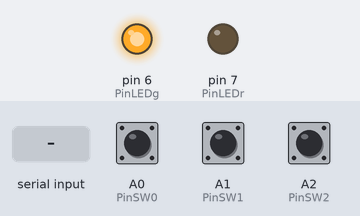
Recording of a sketch running on a simulated Arduino Uno, built with avr-gcc and run on an emulated ATmega328P. On the bench: output pins drawn as LEDs (lit = HIGH). Inputs (shaded band) come from the test bench; at power-on: A0 (PinSW0) LOW, A1 (PinSW1) LOW, A2 (PinSW2) LOW. What the sketch prints to the serial monitor is not drawn.

Above: at 0.3 s.
At 2.0 s:
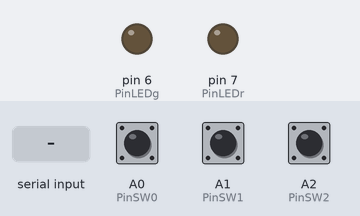
2.1 s: "1" received over the second serial link
Timing chart, 0 to 5.1 s (numbered marks = the images above; inputs shaded):
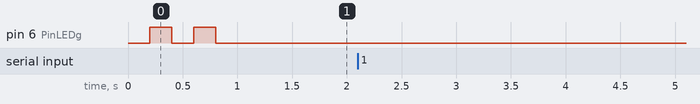

The sketch:

mega328rs232to485.ino
```cpp
#include <SoftwareSerial.h>

#define DEBUG_MODE

#define PinLEDg         6
#define PinLEDr         7

//==========================================================================
//             RS485
//==========================================================================
#define SSerialRX        10  //Serial Receive pin // RO
#define SSerialTX        8  //Serial Transmit pin // DI

#define SSerialTxControl1 9   //RS485 Direction control // DE

#define RS485Transmit    HIGH
#define RS485Receive     LOW

SoftwareSerial RS485Serial(SSerialRX, SSerialTX); // RX, TX

//==========================================================================
//             RS485
//==========================================================================
//==========================================================================
//             SWITCHER
//==========================================================================

#define PinSW0         A0
#define PinSW1         A1
#define PinSW2         A2
#define PinSW3         A3

long getSelectedBoud(){
  long BOUDS[8] =  {600, 1200, 2400, 4800, 9600, 19200, 38400, 57600};
  char bpos = 0;

  if (digitalRead(PinSW0) == HIGH){
    bpos += 1;
  }
  if (digitalRead(PinSW1) == HIGH){
    bpos += 2;
  }
  if (digitalRead(PinSW2) == HIGH){
    bpos += 4;
  }

  for (char i = 0; i < bpos+1; i++){
    digitalWrite(PinLEDg, LOW);
    delay(200);
    digitalWrite(PinLEDg, HIGH);
    delay(200);
  }
  digitalWrite(PinLEDg, LOW);

  return BOUDS[bpos];
}

//==========================================================================
//             SWITCHER
//==========================================================================

void setup() {
  // put your setup code here, to run once:

  // init PINS
  pinMode(PinLEDg, OUTPUT);
  pinMode(PinLEDr, OUTPUT);

  pinMode(PinSW0, INPUT);
  pinMode(PinSW1, INPUT);
  pinMode(PinSW2, INPUT);
  pinMode(PinSW3, INPUT);

  // RS485
  pinMode(SSerialTxControl1, OUTPUT);
  RS485Serial.begin(getSelectedBoud());   // set the data rate

  // RS 232 COM PORT
  Serial.begin(getSelectedBoud());


}

//==========================================================================
//             MAIN
//==========================================================================

void loop() {

  // put your main code here, to run repeatedly:
  if (RS485Serial.available()){

    digitalWrite(PinLEDg, HIGH);  // Show activity
    digitalWrite(PinLEDr, HIGH);  // Show activity
    while (RS485Serial.available()){
      Serial.write(RS485Serial.read());
    }
    //delay(1);
    digitalWrite(PinLEDg, LOW);
    digitalWrite(PinLEDr, LOW);


  }

}

//==========================================================================
//             MAIN
//==========================================================================
//==========================================================================
//             UTILS
//==========================================================================

void serialEvent() {
  digitalWrite(SSerialTxControl1, RS485Transmit);  // Enable RS485 Transmit
  digitalWrite(PinLEDg, HIGH);  // Show activity
  while (Serial.available()) {
    RS485Serial.write(Serial.read());
  }
  digitalWrite(PinLEDg, LOW);
  digitalWrite(SSerialTxControl1, RS485Receive);  // Disable RS485 Transmit
}
```
